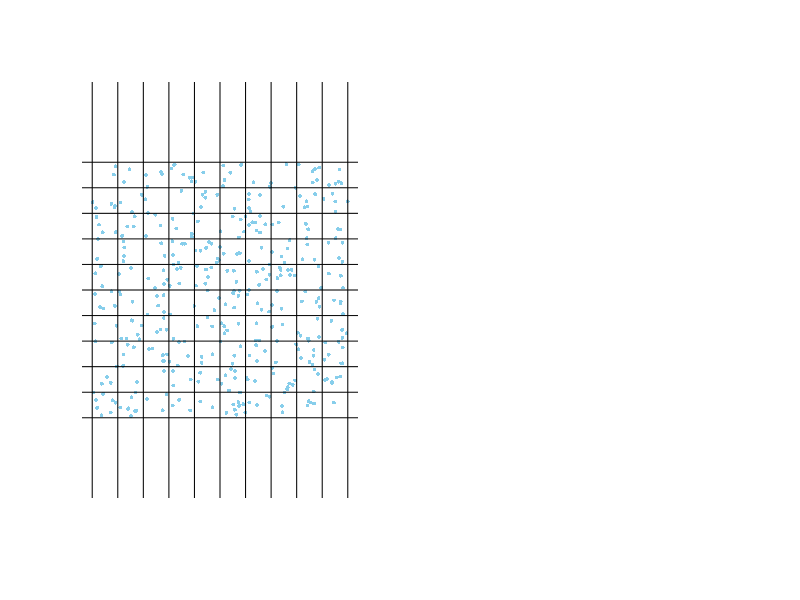

This figure's R source: (Note: this script raises an error after producing the figure.)

#' Example 5.4 LondonBombs

n = 400 # the number of bombs
area = array(data=0, dim=c(10, 10))
bombs = data.frame(x=runif(n, min=0, max=10), y=runif(n, min=0, max=10))

invisible(apply(bombs, 1, function(x) {
  area[ceiling(x[1]), ceiling(x[2])] <<- area[ceiling(x[1]), ceiling(x[2])] + 1
}))

par(mfrow=c(1,2))
# First, plot where these bomb landed
plot(bombs$x, bombs$y, axes=F, xlab='', ylab='',
     xlim=c(0, dim(area)[1]), ylim=c(0, dim(area)[2]),
     pch=16, cex=.5, col='skyblue', asp=1)
abline(h=c(0:dim(area)[1]))
abline(v=c(0:dim(area)[2]))

# Then, Poisson distribution with simulation result
# poisson distribution
lambda = n / prod(dim(area))
x=0:max(as.vector(area))
y=sapply(x, function(k) lambda^k / factorial(k) * exp(-lambda))

# simulation result as a histgram
histdata$counts = sapply(x, function(x) length(as.vector(area)[as.vector(area) == x]))
histdata$density = sapply(histdata$counts, function(x) x / sum(histdata$counts))

# plot them
plot(c(), xlab='', ylab='', ylim=c(0,max(c(y, histdata$density))), xlim=c(0,length(x)),
     main=sprintf('Poisson distribution (lambda=%0.3f)', lambda),)
for (i in 1:length(x)) {
  lines(c(x[i], x[i]), c(0, max(c(y[i], histdata$density[i]))))
}
points(x, y, pch=16, col='black')
points(x, histdata$density, pch=16, col='skyblue')
